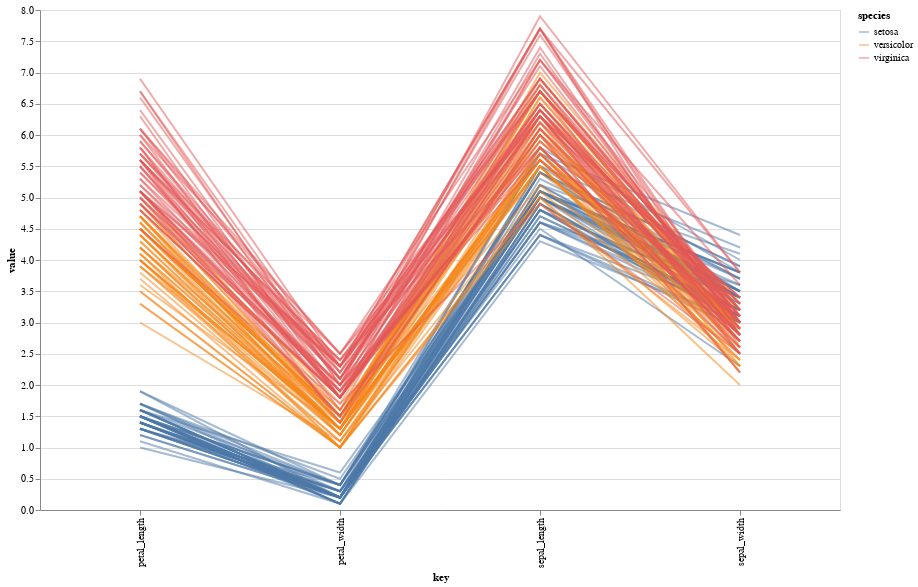

Notebook source saved alongside this figure:
### Markdown cell above
No Plotly Coordenadas paralelas não são implementadas de forma que podemos ver uma legenda de forma discreta com valores categóricos. Bibliotecas como o Altair podem ser uma boa alternativa para lidar com isso:

### Code cell
import altair as alt

iris = px.data.iris()
iris_data = px.data.iris().drop("species_id", axis=1)

alt.Chart(iris_data).transform_window(
    index='count()'
).transform_fold(
    ['sepal_width', 'sepal_length', 'petal_width', 'petal_length']
).mark_line().encode(
    x='key:N',
    y='value:Q',
    color='species:N',
    detail='index:N',
    opacity=alt.value(0.5)
).properties(width=800, height=500)

### Figure 1 — Vega-Lite specification as saved in the notebook (floating-point values rounded to 4 significant figures; data arrays with more than 128 entries replaced by an {"elided": "..."} marker saying what was removed)
{"config": {"view": {"continuousWidth": 400, "continuousHeight": 300}}, "data": {"name": "data-55d68bef01494dfb0cf7e3a0f8ee0f5a"}, "mark": "line", "encoding": {"color": {"field": "species", "type": "nominal"}, "detail": {"field": "index", "type": "nominal"}, "opacity": {"value": 0.5}, "x": {"field": "key", "type": "nominal"}, "y": {"field": "value", "type": "quantitative"}}, "height": 500, "transform": [{"window": [{"op": "count", "as": "index"}]}, {"fold": ["sepal_width", "sepal_length", "petal_width", "petal_length"]}], "width": 800, "$schema": "https://vega.github.io/schema/vega-lite/v4.17.0.json", "datasets": {"data-55d68bef01494dfb0cf7e3a0f8ee0f5a": {"elided": "150 records"}}}
